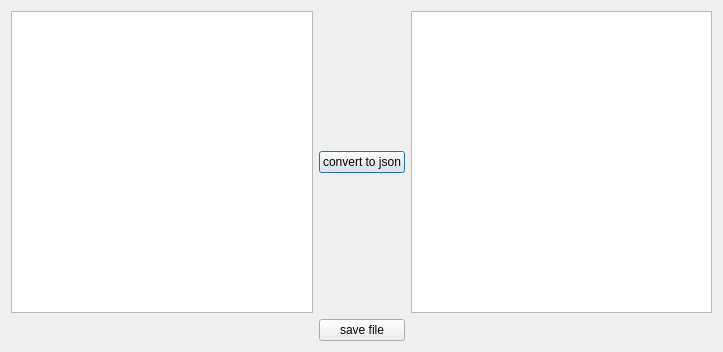
<?xml version="1.0" encoding="UTF-8"?>
<ui version="4.0">
 <class>jsonwindow</class>
 <widget class="QDialog" name="jsonwindow">
  <property name="geometry">
   <rect>
    <x>0</x>
    <y>0</y>
    <width>723</width>
    <height>352</height>
   </rect>
  </property>
  <property name="windowTitle">
   <string>Dialog</string>
  </property>
  <layout class="QGridLayout" name="gridLayout">
   <item row="0" column="3">
    <widget class="QPlainTextEdit" name="plainTextEdit_json"/>
   </item>
   <item row="0" column="0">
    <widget class="QPlainTextEdit" name="plainTextEdit_xml"/>
   </item>
   <item row="0" column="2">
    <widget class="QPushButton" name="convert_button">
     <property name="text">
      <string>convert to json</string>
     </property>
    </widget>
   </item>
   <item row="2" column="2">
    <widget class="QPushButton" name="save_button">
     <property name="text">
      <string>save file</string>
     </property>
    </widget>
   </item>
  </layout>
 </widget>
 <resources/>
 <connections/>
</ui>
